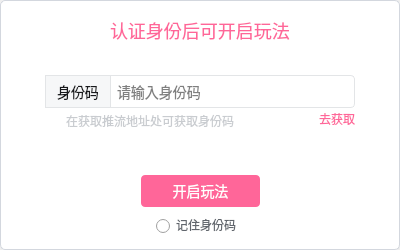
<?xml version="1.0" encoding="UTF-8"?>
<ui version="4.0">
 <class>BilibiliGetCodeDialog</class>
 <widget class="QDialog" name="BilibiliGetCodeDialog">
  <property name="geometry">
   <rect>
    <x>0</x>
    <y>0</y>
    <width>400</width>
    <height>250</height>
   </rect>
  </property>
  <widget class="QWidget" name="widget_1" native="true">
   <property name="geometry">
    <rect>
     <x>0</x>
     <y>0</y>
     <width>400</width>
     <height>250</height>
    </rect>
   </property>
   <property name="windowTitle">
    <string>BilibiliGetCodeDialog</string>
   </property>
   <property name="styleSheet">
    <string notr="true">QWidget#widget_1{
	border-width: 1px;
	border-style: solid;
	border-color: rgb(211, 215, 222);
	border-radius:5px;
	background:white;
}
QPushButton{
	border: none;
}</string>
   </property>
   <widget class="QLabel" name="label">
    <property name="geometry">
     <rect>
      <x>0</x>
      <y>150</y>
      <width>138</width>
      <height>100</height>
     </rect>
    </property>
    <property name="text">
     <string/>
    </property>
    <property name="pixmap">
     <pixmap resource="BSdkImage.qrc">:/image/BLogo.svg</pixmap>
    </property>
   </widget>
   <widget class="QLabel" name="label_2">
    <property name="geometry">
     <rect>
      <x>110</x>
      <y>16</y>
      <width>180</width>
      <height>29</height>
     </rect>
    </property>
    <property name="font">
     <font>
      <pointsize>-1</pointsize>
      <bold>false</bold>
     </font>
    </property>
    <property name="styleSheet">
     <string notr="true">QLabel#label_2{
	font-size: 18px;
	font-weight: normal;
	line-height: 29px;
	letter-spacing: 0px;
	color: #FF6699;
}</string>
    </property>
    <property name="text">
     <string>认证身份后可开启玩法</string>
    </property>
   </widget>
   <widget class="QPushButton" name="startButton">
    <property name="geometry">
     <rect>
      <x>141</x>
      <y>175</y>
      <width>119</width>
      <height>32</height>
     </rect>
    </property>
    <property name="styleSheet">
     <string notr="true">QPushButton#startButton{
	font-size: 14px;
	font-weight: normal;
	line-height: 20px;
	letter-spacing: 0px;
	border-radius: 4px;
	background: #FF6699;
	color: #FFFFFF;
}
QPushButton#startButton:hover{
	background-color:rgb(255, 79, 135);
}
QPushButton#startButton:pressed{
	background-color:rgb(220, 88, 132);
}</string>
    </property>
    <property name="text">
     <string>开启玩法</string>
    </property>
   </widget>
   <widget class="QRadioButton" name="radioButton">
    <property name="geometry">
     <rect>
      <x>155</x>
      <y>215</y>
      <width>95</width>
      <height>20</height>
     </rect>
    </property>
    <property name="styleSheet">
     <string notr="true">QRadioButton#radioButton{
	font-size: 12px;
	font-weight: normal;
	line-height: 17px;
	letter-spacing: 0px;
	color: #61666D;
}
QRadioButton#radioButton::indicator {
    width: 15px;
    height: 15px;
}
QRadioButton#radioButton::indicator:checked {
    image: url(:/image/saveCodeOn.svg);
}</string>
    </property>
    <property name="text">
     <string>记住身份码</string>
    </property>
   </widget>
   <widget class="QPushButton" name="closeButton">
    <property name="geometry">
     <rect>
      <x>372</x>
      <y>15</y>
      <width>13</width>
      <height>13</height>
     </rect>
    </property>
    <property name="styleSheet">
     <string notr="true">QPushButton#closeButton{
	image:url(&quot;:/image/close.svg&quot;);
}
QPushButton#closeButton:hover{
	image:url(&quot;:/image/close_on.svg&quot;);
}
QPushButton#closeButton:pressed{
}</string>
    </property>
    <property name="text">
     <string notr="true"/>
    </property>
   </widget>
   <widget class="QLabel" name="label_3">
    <property name="geometry">
     <rect>
      <x>46</x>
      <y>114</y>
      <width>15</width>
      <height>15</height>
     </rect>
    </property>
    <property name="toolTip">
     <string>在获取推流地址处可获取身份码</string>
    </property>
    <property name="text">
     <string notr="true"/>
    </property>
    <property name="pixmap">
     <pixmap resource="BSdkImage.qrc">:/image/questionMark.svg</pixmap>
    </property>
   </widget>
   <widget class="QLabel" name="label_4">
    <property name="geometry">
     <rect>
      <x>66</x>
      <y>112</y>
      <width>168</width>
      <height>17</height>
     </rect>
    </property>
    <property name="toolTip">
     <string>在获取推流地址处可获取身份码</string>
    </property>
    <property name="styleSheet">
     <string notr="true">QLabel#label_4{
	font-size: 12px;
	font-weight: normal;
	line-height: 17px;
	letter-spacing: 0px;
	color: #C9CCD0;
}</string>
    </property>
    <property name="text">
     <string>在获取推流地址处可获取身份码</string>
    </property>
   </widget>
   <widget class="QPushButton" name="getCodeButton">
    <property name="geometry">
     <rect>
      <x>319</x>
      <y>110</y>
      <width>36</width>
      <height>17</height>
     </rect>
    </property>
    <property name="styleSheet">
     <string notr="true">QPushButton#getCodeButton{
	font-size: 12px;
	font-weight: normal;
	line-height: 17px;
	letter-spacing: 0px;
	color: #FF6699;
}
QPushButton#getCodeButton:hover{
	text-decoration:underline
}
QPushButton#getCodeButton:pressed{
	color:rgb(220, 88, 132);
}</string>
    </property>
    <property name="text">
     <string>去获取</string>
    </property>
   </widget>
   <widget class="QWidget" name="widget" native="true">
    <property name="geometry">
     <rect>
      <x>45</x>
      <y>75</y>
      <width>310</width>
      <height>33</height>
     </rect>
    </property>
    <property name="styleSheet">
     <string notr="true">QWidget#widget{
	border: 1px solid #E3E5E7;
	border-radius: 4px;
}</string>
    </property>
    <widget class="QLabel" name="label_5">
     <property name="geometry">
      <rect>
       <x>0</x>
       <y>0</y>
       <width>66</width>
       <height>33</height>
      </rect>
     </property>
     <property name="styleSheet">
      <string notr="true">QLabel#label_5{
	background: #F6F7F8;
	border: 1px solid #E3E5E7;
	font-size: 14px;
	font-weight: normal;
	line-height: 20px;
	letter-spacing: 0px;
	color: #18191C;
}</string>
     </property>
     <property name="text">
      <string>身份码</string>
     </property>
     <property name="alignment">
      <set>Qt::AlignCenter</set>
     </property>
    </widget>
    <widget class="QLineEdit" name="codeLineEdit">
     <property name="geometry">
      <rect>
       <x>70</x>
       <y>1</y>
       <width>210</width>
       <height>31</height>
      </rect>
     </property>
     <property name="font">
      <font>
       <pointsize>-1</pointsize>
       <bold>false</bold>
      </font>
     </property>
     <property name="styleSheet">
      <string notr="true">QLineEdit#codeLineEdit{
	border:one;
	font-size: 14px;
	font-weight: normal;
	line-height: 20px;
	letter-spacing: 0px;
}</string>
     </property>
     <property name="echoMode">
      <enum>QLineEdit::Password</enum>
     </property>
     <property name="placeholderText">
      <string>请输入身份码</string>
     </property>
    </widget>
    <widget class="QPushButton" name="clearButton">
     <property name="geometry">
      <rect>
       <x>292</x>
       <y>12</y>
       <width>10</width>
       <height>10</height>
      </rect>
     </property>
     <property name="styleSheet">
      <string notr="true">QPushButton#clearButton{
	image:url(&quot;:/image/clear.svg&quot;);
}
QPushButton#clearButton:hover{
	image:url(&quot;:/image/clear_on.svg&quot;);
}</string>
     </property>
     <property name="text">
      <string notr="true"/>
     </property>
    </widget>
   </widget>
  </widget>
 </widget>
 <resources>
  <include location="BSdkImage.qrc"/>
 </resources>
 <connections/>
</ui>
